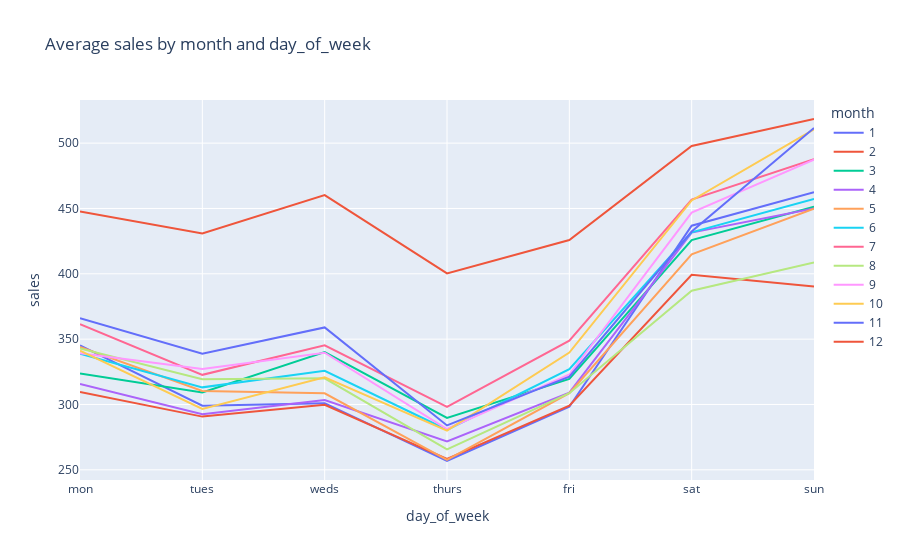

Notebook source saved alongside this figure:
### Markdown cell above
The data exhibits a trend by day of the week

### Code cell
# Plot daily sales by month and day of the week
grouped = train.groupby(['month', 'day_of_week'])['sales'].mean().reset_index()

# Create a line chart
fig = px.line(grouped, x="day_of_week", y="sales" , color="month", title="Average sales by month and day_of_week")

# Set xticks
fig.update_layout(
    xaxis=dict(
        tickvals=list(range(1, 8)),  # Specify tick values
        ticktext=['mon', 'tues', 'weds', 'thurs', 'fri', 'sat', 'sun']  # Specify tick labels
    )
)
# Show the chart
fig.show()

### Figure 1 — Plotly figure (JSON) as saved in the notebook; plotly's stock layout.template omitted (floating-point values rounded to 4 significant figures)
{"data": [{"hovertemplate": "month=1<br>day_of_week=%{x}<br>sales=%{y}<extra></extra>", "legendgroup": "1", "line": {"color": "#636efa", "dash": "solid"}, "marker": {"symbol": "circle"}, "mode": "lines", "name": "1", "orientation": "v", "showlegend": true, "type": "scatter", "x": [1, 2, 3, 4, 5, 6, 7], "xaxis": "x", "y": [345.2, 299.1, 301.0, 256.7, 298.2, 436.8, 462.4], "yaxis": "y"}, {"hovertemplate": "month=2<br>day_of_week=%{x}<br>sales=%{y}<extra></extra>", "legendgroup": "2", "line": {"color": "#EF553B", "dash": "solid"}, "marker": {"symbol": "circle"}, "mode": "lines", "name": "2", "orientation": "v", "showlegend": true, "type": "scatter", "x": [1, 2, 3, 4, 5, 6, 7], "xaxis": "x", "y": [309.5, 290.7, 299.7, 258.3, 299.2, 399.2, 390.4], "yaxis": "y"}, {"hovertemplate": "month=3<br>day_of_week=%{x}<br>sales=%{y}<extra></extra>", "legendgroup": "3", "line": {"color": "#00cc96", "dash": "solid"}, "marker": {"symbol": "circle"}, "mode": "lines", "name": "3", "orientation": "v", "showlegend": true, "type": "scatter", "x": [1, 2, 3, 4, 5, 6, 7], "xaxis": "x", "y": [323.8, 309.2, 340.1, 289.7, 319.6, 425.8, 451.4], "yaxis": "y"}, {"hovertemplate": "month=4<br>day_of_week=%{x}<br>sales=%{y}<extra></extra>", "legendgroup": "4", "line": {"color": "#ab63fa", "dash": "solid"}, "marker": {"symbol": "circle"}, "mode": "lines", "name": "4", "orientation": "v", "showlegend": true, "type": "scatter", "x": [1, 2, 3, 4, 5, 6, 7], "xaxis": "x", "y": [315.7, 292.6, 303.4, 271.8, 309.1, 431.5, 449.9], "yaxis": "y"}, {"hovertemplate": "month=5<br>day_of_week=%{x}<br>sales=%{y}<extra></extra>", "legendgroup": "5", "line": {"color": "#FFA15A", "dash": "solid"}, "marker": {"symbol": "circle"}, "mode": "lines", "name": "5", "orientation": "v", "showlegend": true, "type": "scatter", "x": [1, 2, 3, 4, 5, 6, 7], "xaxis": "x", "y": [344.0, 310.4, 308.5, 257.6, 308.6, 415.0, 449.8], "yaxis": "y"}, {"hovertemplate": "month=6<br>day_of_week=%{x}<br>sales=%{y}<extra></extra>", "legendgroup": "6", "line": {"color": "#19d3f3", "dash": "solid"}, "marker": {"symbol": "circle"}, "mode": "lines", "name": "6", "orientation": "v", "showlegend": true, "type": "scatter", "x": [1, 2, 3, 4, 5, 6, 7], "xaxis": "x", "y": [338.8, 313.1, 325.8, 280.6, 327.1, 431.8, 457.2], "yaxis": "y"}, {"hovertemplate": "month=7<br>day_of_week=%{x}<br>sales=%{y}<extra></extra>", "legendgroup": "7", "line": {"color": "#FF6692", "dash": "solid"}, "marker": {"symbol": "circle"}, "mode": "lines", "name": "7", "orientation": "v", "showlegend": true, "type": "scatter", "x": [1, 2, 3, 4, 5, 6, 7], "xaxis": "x", "y": [361.4, 322.7, 345.2, 298.1, 348.9, 456.8, 487.7], "yaxis": "y"}, {"hovertemplate": "month=8<br>day_of_week=%{x}<br>sales=%{y}<extra></extra>", "legendgroup": "8", "line": {"color": "#B6E880", "dash": "solid"}, "marker": {"symbol": "circle"}, "mode": "lines", "name": "8", "orientation": "v", "showlegend": true, "type": "scatter", "x": [1, 2, 3, 4, 5, 6, 7], "xaxis": "x", "y": [342.8, 319.2, 320.0, 265.6, 308.6, 387.1, 408.7], "yaxis": "y"}, {"hovertemplate": "month=9<br>day_of_week=%{x}<br>sales=%{y}<extra></extra>", "legendgroup": "9", "line": {"color": "#FF97FF", "dash": "solid"}, "marker": {"symbol": "circle"}, "mode": "lines", "name": "9", "orientation": "v", "showlegend": true, "type": "scatter", "x": [1, 2, 3, 4, 5, 6, 7], "xaxis": "x", "y": [339.3, 327.2, 339.6, 281.2, 322.9, 446.8, 487.4], "yaxis": "y"}, {"hovertemplate": "month=10<br>day_of_week=%{x}<br>sales=%{y}<extra></extra>", "legendgroup": "10", "line": {"color": "#FECB52", "dash": "solid"}, "marker": {"symbol": "circle"}, "mode": "lines", "name": "10", "orientation": "v", "showlegend": true, "type": "scatter", "x": [1, 2, 3, 4, 5, 6, 7], "xaxis": "x", "y": [341.2, 296.5, 320.7, 280.0, 339.7, 456.1, 510.6], "yaxis": "y"}, {"hovertemplate": "month=11<br>day_of_week=%{x}<br>sales=%{y}<extra></extra>", "legendgroup": "11", "line": {"color": "#636efa", "dash": "solid"}, "marker": {"symbol": "circle"}, "mode": "lines", "name": "11", "orientation": "v", "showlegend": true, "type": "scatter", "x": [1, 2, 3, 4, 5, 6, 7], "xaxis": "x", "y": [366.0, 338.8, 359.0, 284.0, 321.2, 432.4, 511.6], "yaxis": "y"}, {"hovertemplate": "month=12<br>day_of_week=%{x}<br>sales=%{y}<extra></extra>", "legendgroup": "12", "line": {"color": "#EF553B", "dash": "solid"}, "marker": {"symbol": "circle"}, "mode": "lines", "name": "12", "orientation": "v", "showlegend": true, "type": "scatter", "x": [1, 2, 3, 4, 5, 6, 7], "xaxis": "x", "y": [447.7, 430.9, 460.3, 400.3, 425.9, 497.8, 518.5], "yaxis": "y"}], "layout": {"legend": {"title": {"text": "month"}, "tracegroupgap": 0}, "title": {"text": "Average sales by month and day_of_week"}, "xaxis": {"anchor": "y", "domain": [0, 1], "ticktext": ["mon", "tues", "weds", "thurs", "fri", "sat", "sun"], "tickvals": [1, 2, 3, 4, 5, 6, 7], "title": {"text": "day_of_week"}}, "yaxis": {"anchor": "x", "domain": [0, 1], "title": {"text": "sales"}}}}
